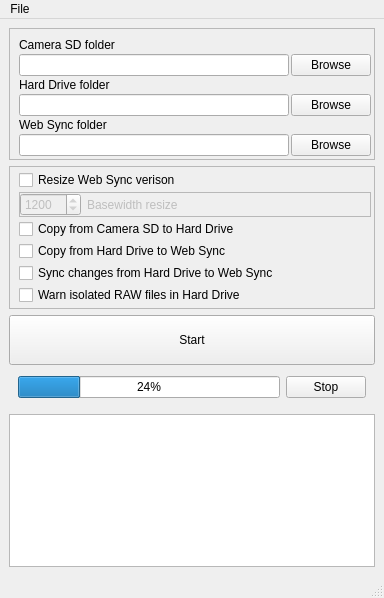
<?xml version="1.0" encoding="UTF-8"?>
<ui version="4.0">
 <class>MainWindow</class>
 <widget class="QMainWindow" name="MainWindow">
  <property name="geometry">
   <rect>
    <x>0</x>
    <y>0</y>
    <width>381</width>
    <height>598</height>
   </rect>
  </property>
  <property name="windowTitle">
   <string>PhotosPy</string>
  </property>
  <widget class="QWidget" name="centralwidget">
   <property name="enabled">
    <bool>true</bool>
   </property>
   <layout class="QVBoxLayout" name="verticalLayout">
    <item>
     <widget class="QFrame" name="DIRECTORIES">
      <property name="frameShape">
       <enum>QFrame::StyledPanel</enum>
      </property>
      <property name="frameShadow">
       <enum>QFrame::Sunken</enum>
      </property>
      <layout class="QVBoxLayout" name="verticalLayout_3">
       <property name="spacing">
        <number>2</number>
       </property>
       <property name="leftMargin">
        <number>9</number>
       </property>
       <property name="topMargin">
        <number>9</number>
       </property>
       <property name="rightMargin">
        <number>3</number>
       </property>
       <property name="bottomMargin">
        <number>3</number>
       </property>
       <item>
        <widget class="QLabel" name="label">
         <property name="text">
          <string>Camera SD folder</string>
         </property>
        </widget>
       </item>
       <item>
        <layout class="QHBoxLayout" name="horizontalLayout">
         <item>
          <widget class="QLineEdit" name="lineEdit_2"/>
         </item>
         <item>
          <widget class="QPushButton" name="pushButton_3">
           <property name="text">
            <string>Browse</string>
           </property>
          </widget>
         </item>
        </layout>
       </item>
       <item>
        <widget class="QLabel" name="label_2">
         <property name="text">
          <string>Hard Drive folder</string>
         </property>
        </widget>
       </item>
       <item>
        <layout class="QHBoxLayout" name="horizontalLayout_2">
         <item>
          <widget class="QLineEdit" name="lineEdit"/>
         </item>
         <item>
          <widget class="QPushButton" name="pushButton_2">
           <property name="text">
            <string>Browse</string>
           </property>
          </widget>
         </item>
        </layout>
       </item>
       <item>
        <widget class="QLabel" name="label_3">
         <property name="text">
          <string>Web Sync folder</string>
         </property>
        </widget>
       </item>
       <item>
        <layout class="QHBoxLayout" name="horizontalLayout_3">
         <item>
          <widget class="QLineEdit" name="lineEdit_3"/>
         </item>
         <item>
          <widget class="QPushButton" name="pushButton">
           <property name="text">
            <string>Browse</string>
           </property>
          </widget>
         </item>
        </layout>
       </item>
      </layout>
     </widget>
    </item>
    <item>
     <widget class="QFrame" name="SETTINGS">
      <property name="frameShape">
       <enum>QFrame::StyledPanel</enum>
      </property>
      <property name="frameShadow">
       <enum>QFrame::Sunken</enum>
      </property>
      <layout class="QVBoxLayout" name="verticalLayout_5" stretch="0,0,0,0,0,0">
       <property name="spacing">
        <number>2</number>
       </property>
       <property name="sizeConstraint">
        <enum>QLayout::SetDefaultConstraint</enum>
       </property>
       <property name="topMargin">
        <number>3</number>
       </property>
       <property name="rightMargin">
        <number>3</number>
       </property>
       <property name="bottomMargin">
        <number>3</number>
       </property>
       <item>
        <widget class="QCheckBox" name="checkBox_5">
         <property name="text">
          <string>Resize Web Sync verison</string>
         </property>
        </widget>
       </item>
       <item>
        <widget class="QFrame" name="frame">
         <property name="enabled">
          <bool>false</bool>
         </property>
         <property name="sizePolicy">
          <sizepolicy hsizetype="Minimum" vsizetype="Minimum">
           <horstretch>0</horstretch>
           <verstretch>0</verstretch>
          </sizepolicy>
         </property>
         <property name="minimumSize">
          <size>
           <width>0</width>
           <height>0</height>
          </size>
         </property>
         <property name="frameShape">
          <enum>QFrame::StyledPanel</enum>
         </property>
         <property name="frameShadow">
          <enum>QFrame::Raised</enum>
         </property>
         <property name="lineWidth">
          <number>1</number>
         </property>
         <layout class="QHBoxLayout" name="horizontalLayout_4">
          <property name="spacing">
           <number>6</number>
          </property>
          <property name="margin">
           <number>0</number>
          </property>
          <item>
           <widget class="QSpinBox" name="spinBox">
            <property name="minimumSize">
             <size>
              <width>60</width>
              <height>0</height>
             </size>
            </property>
            <property name="buttonSymbols">
             <enum>QAbstractSpinBox::UpDownArrows</enum>
            </property>
            <property name="accelerated">
             <bool>true</bool>
            </property>
            <property name="minimum">
             <number>1</number>
            </property>
            <property name="maximum">
             <number>99999</number>
            </property>
            <property name="value">
             <number>1200</number>
            </property>
           </widget>
          </item>
          <item>
           <widget class="QLabel" name="label_4">
            <property name="text">
             <string>Basewidth resize</string>
            </property>
           </widget>
          </item>
          <item>
           <spacer name="horizontalSpacer">
            <property name="orientation">
             <enum>Qt::Horizontal</enum>
            </property>
            <property name="sizeHint" stdset="0">
             <size>
              <width>192</width>
              <height>20</height>
             </size>
            </property>
           </spacer>
          </item>
         </layout>
        </widget>
       </item>
       <item>
        <widget class="QCheckBox" name="checkBox">
         <property name="text">
          <string>Copy from Camera SD to Hard Drive</string>
         </property>
        </widget>
       </item>
       <item>
        <widget class="QCheckBox" name="checkBox_2">
         <property name="text">
          <string>Copy from Hard Drive to Web Sync</string>
         </property>
        </widget>
       </item>
       <item>
        <widget class="QCheckBox" name="checkBox_3">
         <property name="text">
          <string>Sync changes from Hard Drive to Web Sync</string>
         </property>
        </widget>
       </item>
       <item>
        <widget class="QCheckBox" name="checkBox_4">
         <property name="text">
          <string>Warn isolated RAW files in Hard Drive</string>
         </property>
        </widget>
       </item>
      </layout>
     </widget>
    </item>
    <item>
     <widget class="QPushButton" name="pushButton_4">
      <property name="minimumSize">
       <size>
        <width>0</width>
        <height>50</height>
       </size>
      </property>
      <property name="text">
       <string>Start</string>
      </property>
     </widget>
    </item>
    <item>
     <widget class="QFrame" name="PROGRESSBAR">
      <layout class="QHBoxLayout" name="horizontalLayout_5">
       <property name="topMargin">
        <number>5</number>
       </property>
       <item>
        <widget class="QProgressBar" name="progressBar">
         <property name="value">
          <number>24</number>
         </property>
        </widget>
       </item>
       <item>
        <widget class="QPushButton" name="pushButton_5">
         <property name="text">
          <string>Stop</string>
         </property>
        </widget>
       </item>
      </layout>
     </widget>
    </item>
    <item>
     <spacer name="verticalSpacer">
      <property name="orientation">
       <enum>Qt::Vertical</enum>
      </property>
      <property name="sizeHint" stdset="0">
       <size>
        <width>20</width>
        <height>40</height>
       </size>
      </property>
     </spacer>
    </item>
    <item>
     <widget class="QPlainTextEdit" name="output">
      <property name="readOnly">
       <bool>true</bool>
      </property>
      <property name="plainText">
       <string/>
      </property>
     </widget>
    </item>
   </layout>
  </widget>
  <widget class="QMenuBar" name="menubar">
   <property name="geometry">
    <rect>
     <x>0</x>
     <y>0</y>
     <width>381</width>
     <height>21</height>
    </rect>
   </property>
   <widget class="QMenu" name="menuFile">
    <property name="title">
     <string>File</string>
    </property>
    <addaction name="actionLoad_config"/>
    <addaction name="actionSave_config"/>
   </widget>
   <addaction name="menuFile"/>
  </widget>
  <widget class="QStatusBar" name="statusbar"/>
  <action name="actionLoad_config">
   <property name="text">
    <string>Load settings</string>
   </property>
  </action>
  <action name="actionSave_config">
   <property name="text">
    <string>Save settings</string>
   </property>
  </action>
 </widget>
 <resources/>
 <connections>
  <connection>
   <sender>checkBox_5</sender>
   <signal>toggled(bool)</signal>
   <receiver>frame</receiver>
   <slot>setEnabled(bool)</slot>
   <hints>
    <hint type="sourcelabel">
     <x>150</x>
     <y>190</y>
    </hint>
    <hint type="destinationlabel">
     <x>174</x>
     <y>213</y>
    </hint>
   </hints>
  </connection>
 </connections>
</ui>
